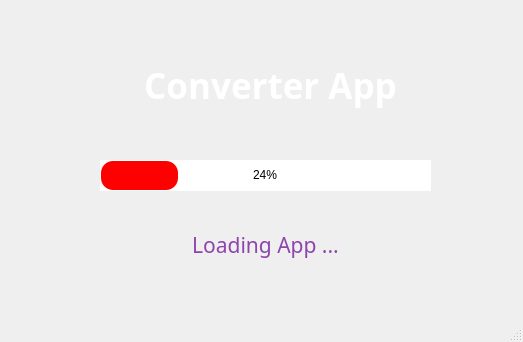
<?xml version="1.0" encoding="UTF-8"?>
<ui version="4.0">
 <class>MainWindow</class>
 <widget class="QMainWindow" name="MainWindow">
  <property name="geometry">
   <rect>
    <x>0</x>
    <y>0</y>
    <width>523</width>
    <height>342</height>
   </rect>
  </property>
  <property name="minimumSize">
   <size>
    <width>523</width>
    <height>342</height>
   </size>
  </property>
  <property name="maximumSize">
   <size>
    <width>523</width>
    <height>342</height>
   </size>
  </property>
  <property name="windowTitle">
   <string>MainWindow</string>
  </property>
  <property name="styleSheet">
   <string notr="true">QProgressBar {
    border-radius: 10px;
	text-align: center;
	background-color: #fff;
}

QProgressBar::chunk {
    border-radius: 12px;

    margin: 0.5px;
	background-color: red;
}
QLabel {
	background-color: transparent;
	color: rgb(142, 68, 173);
}

QFrame {
	background-color: qlineargradient(spread:pad, x1:0, y1:0, x2:0, y2:1, stop:0 rgb(000000), stop:1 rgb(35, 255, 222));
 ;

}</string>
  </property>
  <widget class="QWidget" name="centralwidget">
   <layout class="QGridLayout" name="gridLayout">
    <property name="leftMargin">
     <number>0</number>
    </property>
    <property name="topMargin">
     <number>0</number>
    </property>
    <property name="rightMargin">
     <number>0</number>
    </property>
    <property name="bottomMargin">
     <number>0</number>
    </property>
    <property name="spacing">
     <number>0</number>
    </property>
    <item row="0" column="0">
     <widget class="QFrame" name="frame_all">
      <property name="font">
       <font>
        <pointsize>11</pointsize>
       </font>
      </property>
      <property name="styleSheet">
       <string notr="true">border-bottom-right-radius: 50px;
border-top-left-radius: 50px;</string>
      </property>
      <property name="frameShape">
       <enum>QFrame::StyledPanel</enum>
      </property>
      <property name="frameShadow">
       <enum>QFrame::Raised</enum>
      </property>
      <widget class="QProgressBar" name="prog">
       <property name="geometry">
        <rect>
         <x>100</x>
         <y>160</y>
         <width>331</width>
         <height>31</height>
        </rect>
       </property>
       <property name="value">
        <number>24</number>
       </property>
      </widget>
      <widget class="QLabel" name="label">
       <property name="geometry">
        <rect>
         <x>70</x>
         <y>60</y>
         <width>401</width>
         <height>51</height>
        </rect>
       </property>
       <property name="font">
        <font>
         <family>Raleway Black</family>
         <pointsize>26</pointsize>
         <italic>false</italic>
         <bold>true</bold>
        </font>
       </property>
       <property name="styleSheet">
        <string notr="true">	background-color: transparent;
color:#fff</string>
       </property>
       <property name="text">
        <string>Converter App</string>
       </property>
       <property name="alignment">
        <set>Qt::AlignCenter</set>
       </property>
      </widget>
      <widget class="QLabel" name="label_tz">
       <property name="geometry">
        <rect>
         <x>170</x>
         <y>220</y>
         <width>191</width>
         <height>51</height>
        </rect>
       </property>
       <property name="font">
        <font>
         <family>Oswald</family>
         <pointsize>16</pointsize>
        </font>
       </property>
       <property name="styleSheet">
        <string notr="true">	background-color: transparent;</string>
       </property>
       <property name="text">
        <string>&lt;html&gt;&lt;head/&gt;&lt;body&gt;&lt;p&gt;Loading App ...&lt;/p&gt;&lt;/body&gt;&lt;/html&gt;</string>
       </property>
       <property name="textFormat">
        <enum>Qt::RichText</enum>
       </property>
       <property name="alignment">
        <set>Qt::AlignCenter</set>
       </property>
      </widget>
     </widget>
    </item>
   </layout>
  </widget>
  <widget class="QStatusBar" name="statusBar"/>
 </widget>
 <resources/>
 <connections/>
</ui>
